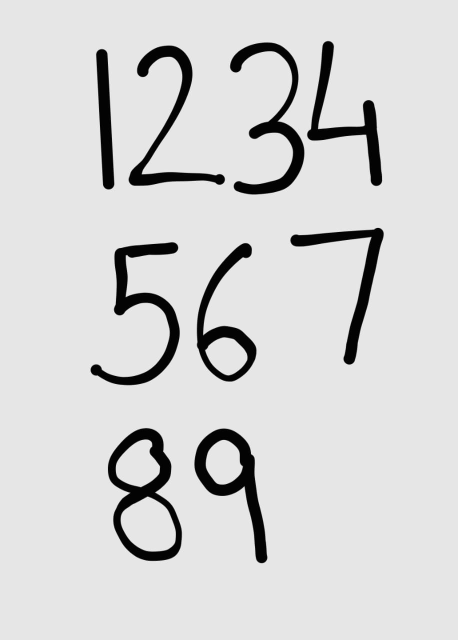
#> input picture images/N3.jpg, 916 x 1280 px, found by its file name (shown at 1/2 size)
$ jupyter execute --allow-errors 'Handwritten Digit Recognition.ipynb'
#> lines starting #> are read from the running program, lines starting #| are printed output that depends on the picture; after the words box and inside, x2 and y2 are one past the last pixel; in counts of white or black regions, pixels touching at a corner belong together
[cell 1]
import cv2
import numpy as np
from keras.datasets import mnist
from keras.layers import Dense, Flatten, Conv2D
from keras.models import Sequential
from keras.utils import to_categorical
import matplotlib.pyplot as plt

#> (a cell that did not finish here is left out)

#> (a cell that did not finish here is left out)

Preprocessing

#> (a cell that did not finish here is left out)

#> (a cell that did not finish here is left out)

#> (a cell that did not finish here is left out)

Building Model

#> (a cell that did not finish here is left out)

Compiling The Model

#> (a cell that did not finish here is left out)

Training The Model

#> (a cell that did not finish here is left out)

Predicting and testing on the current dataset

#> (a cell that did not finish here is left out)

[cell 11]
from google.colab import files
uploaded = files.upload()
#> the answer given: N3.jpg

[cell 12]
image_path = list(uploaded.keys())[0]
image = cv2.imread(image_path)
#> image is the input picture: shape (1280, 916, 3); min 0, max 255, mean 212.4
grey = cv2.cvtColor(image.copy(), cv2.COLOR_BGR2GRAY)
ret, thresh = cv2.threshold(grey.copy(), 75, 255, cv2.THRESH_BINARY_INV)
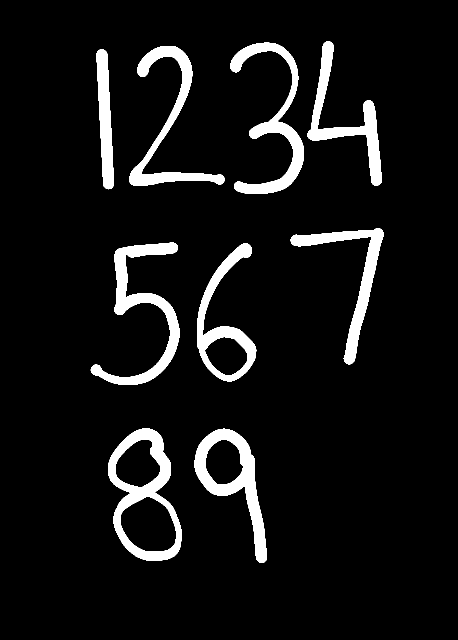
#> thresh: shape (1280, 916) (shown at 1/2 size); 7.5% white; 9 white regions
contours, _ = cv2.findContours(thresh.copy(), cv2.RETR_EXTERNAL, cv2.CHAIN_APPROX_SIMPLE)
#> contours = 9 contours; largest, box (x1, y1, x2, y2) and area: (216, 857, 363, 1122) 26831, (389, 857, 534, 1126) 15590, (394, 487, 513, 763) 12900, (181, 485, 359, 770) 11210, (461, 85, 608, 388) 10212
preprocessed_digits = []
for c in contours:
    x,y,w,h = cv2.boundingRect(c)

    # Creating a rectangle around the digit in the original image (for displaying the digits fetched via contours)
    cv2.rectangle(image, (x,y), (x+w, y+h), color=(0, 255, 0), thickness=2)

    # Cropping out the digit from the image corresponding to the current contours in the for loop
    digit = thresh[y:y+h, x:x+w]

    # Resizing that digit to (18, 18)
    resized_digit = cv2.resize(digit, (18,18))

    # Padding the digit with 5 pixels of black color (zeros) in each side to finally produce the image of (28, 28)
    padded_digit = np.pad(resized_digit, ((5,5),(5,5)), "constant", constant_values=0)

    # Adding the preprocessed digit to the list of preprocessed digits
    preprocessed_digits.append(padded_digit)
#> this loop made 9 passes
#> (x, y, w, h) on passes 1 to 9: (389, 857, 145, 269), (216, 857, 147, 265), (394, 487, 119, 276), (181, 485, 178, 285), (581, 456, 186, 273), (193, 99, 35, 280), (258, 92, 191, 279), (461, 85, 147, 303), (615, 83, 149, 288)
#> pass 1, `digit = thresh[y:y+h, x:x+w]`:
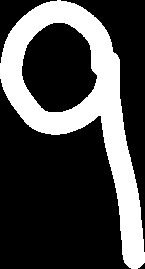
#> digit: shape (269, 145); 28% white; 1 white region, box (x1, y1, x2, y2) and area: (0, 0, 145, 269) 10933
#> pass 1, `padded_digit = np.pad(resized_digit, ((5,5),(5,5)), "constant", consta..`:
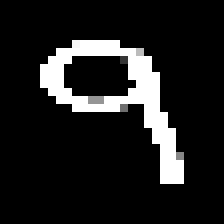
#> padded_digit: shape (28, 28) (shown 8 times larger); min 0, max 255, mean 30.9
#> pass 2, `digit = thresh[y:y+h, x:x+w]`:
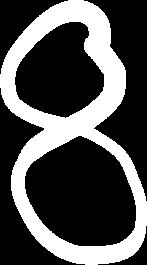
#> digit: shape (265, 147); 31.5% white; 1 white region, box (x1, y1, x2, y2) and area: (0, 0, 147, 265) 12255
#> pass 2, `padded_digit = np.pad(resized_digit, ((5,5),(5,5)), "constant", consta..`:
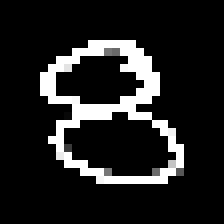
#> padded_digit: shape (28, 28) (shown 8 times larger); min 0, max 255, mean 33.1
#> after the loop:
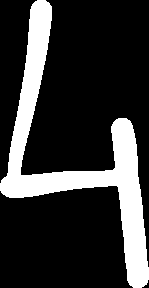
#> digit: shape (288, 149); 21.2% white; 1 white region, box (x1, y1, x2, y2) and area: (0, 0, 149, 288) 9118
#> after the loop:
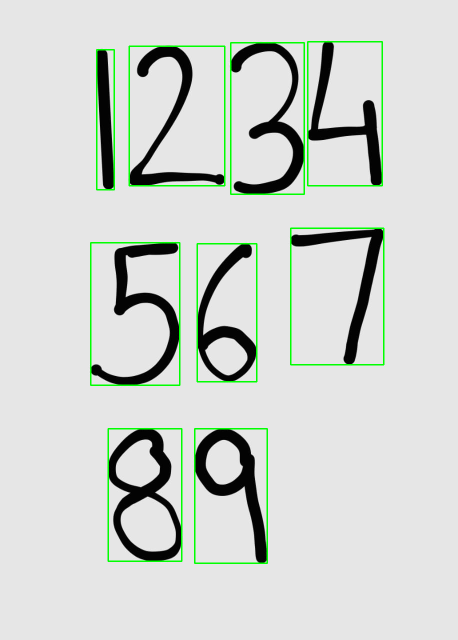
#> image: shape (1280, 916, 3) (shown at 1/2 size); 1.95% of pixels changed, all inside (x1, y1, x2, y2) = (180, 82, 769, 1128)
#> after the loop, preprocessed_digits = 9 items
print("\n\n\n----------------Contoured Image--------------------")
plt.imshow(image, cmap="gray")
plt.show()

inp = np.array(preprocessed_digits)

$ run again, on images/n2.jpg
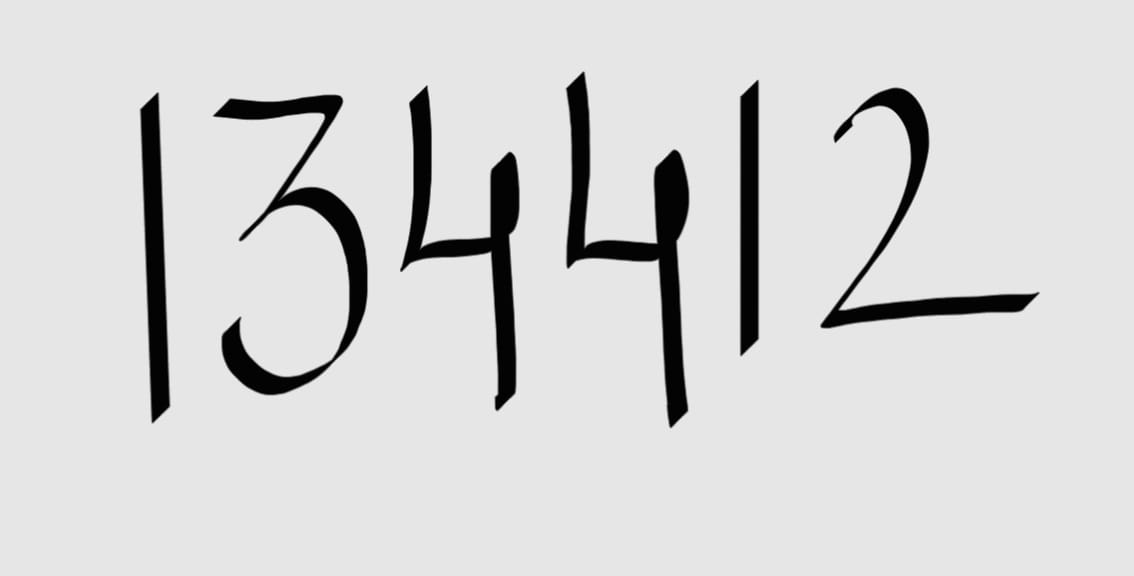
#> input picture images/n2.jpg, 1134 x 576 px, found by its file name
#> image is the input picture: shape (576, 1134, 3); min 0, max 255, mean 213.7
#> `ret, thresh = cv2.threshold(grey.copy(), 75, 255, cv2.THRESH_BINARY_INV)`:
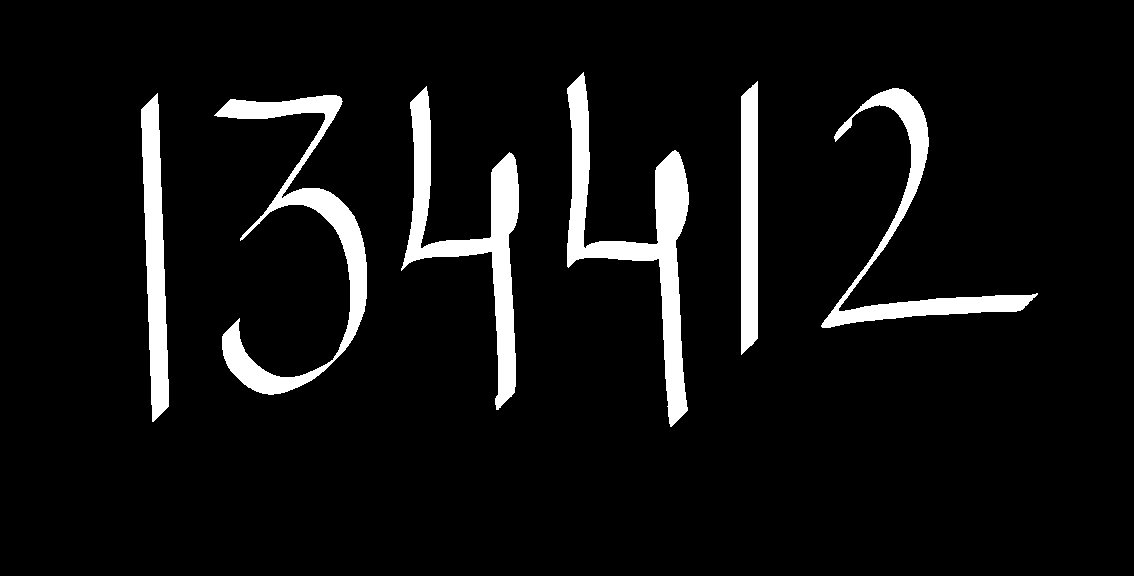
#> thresh: shape (576, 1134); 6.8% white; 6 white regions
#> contours = 6 contours; box (x1, y1, x2, y2) and area: (567, 72, 689, 427) 9660, (401, 86, 519, 410) 8408, (214, 95, 367, 395) 8314, (821, 88, 1038, 328) 6141, (141, 93, 169, 422) 5292, (741, 81, 758, 355) 4124
#> the loop `for c in contours:` made 6 passes
#> (x, y, w, h) on passes 1 to 6: (214, 95, 153, 300), (141, 93, 28, 329), (821, 88, 217, 240), (401, 86, 118, 324), (741, 81, 17, 274), (567, 72, 122, 355)
#> after the loop `for c in contours:`:
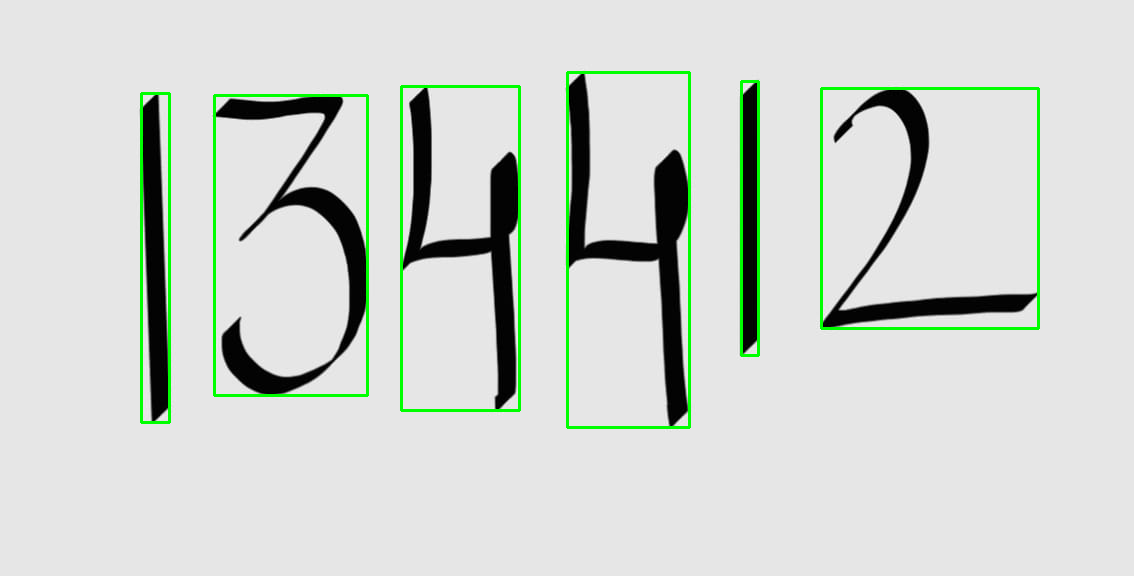
#> image: shape (576, 1134, 3); 2.27% of pixels changed, all inside (x1, y1, x2, y2) = (140, 71, 1040, 429)
#> after the loop `for c in contours:`: preprocessed_digits = 6 items

$ run again, on images/n4.jpg
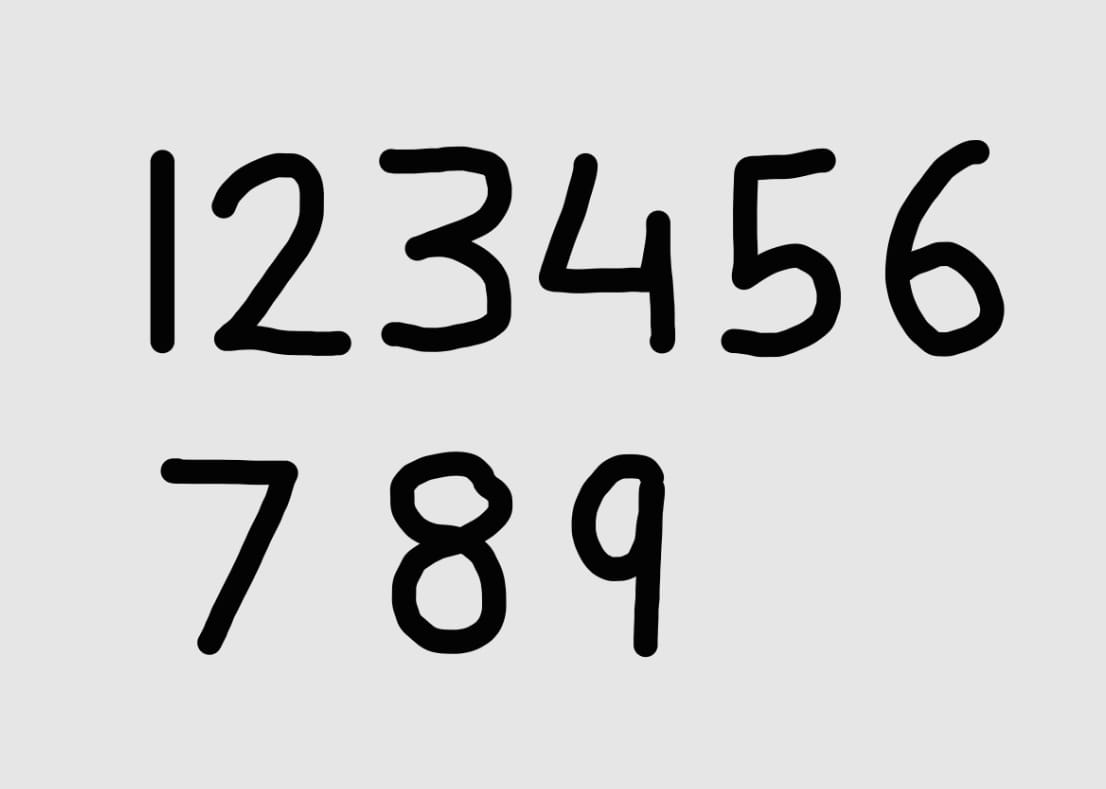
#> input picture images/n4.jpg, 1106 x 789 px, found by its file name
#> image is the input picture: shape (789, 1106, 3); min 0, max 255, mean 207.7
#> `ret, thresh = cv2.threshold(grey.copy(), 75, 255, cv2.THRESH_BINARY_INV)`:
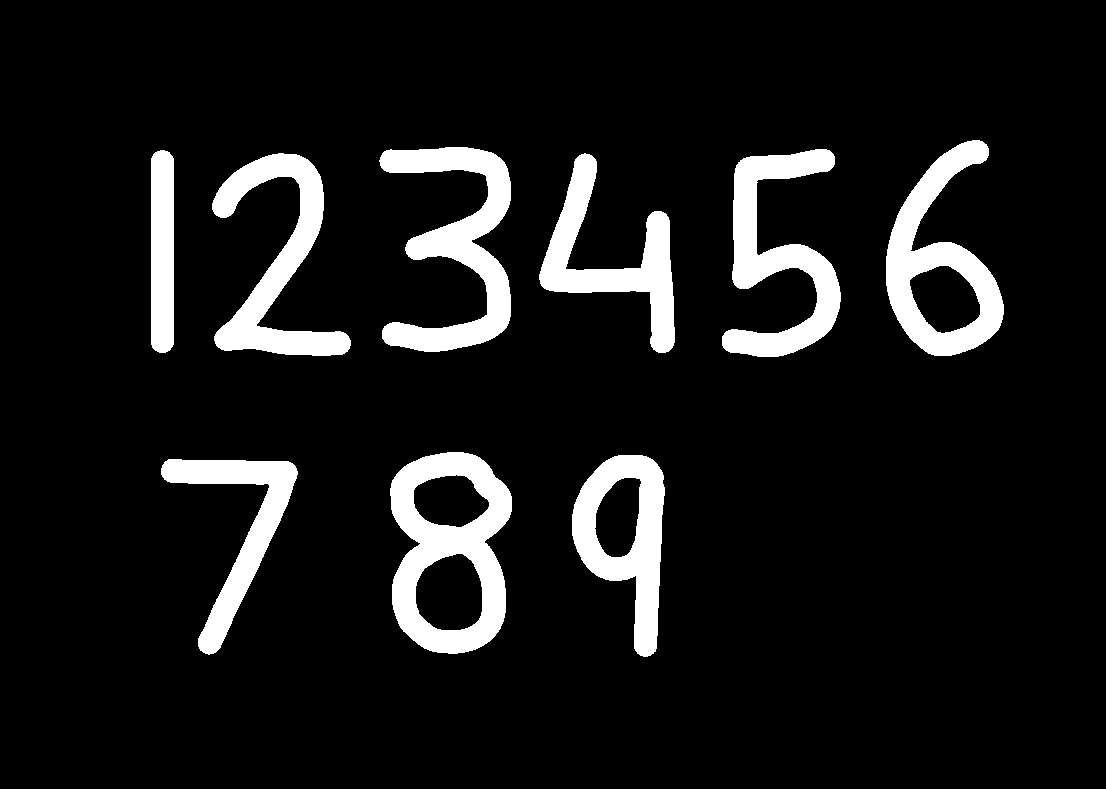
#> thresh: shape (789, 1106); 9.6% white; 9 white regions
#> contours = 9 contours; largest, box (x1, y1, x2, y2) and area: (390, 452, 512, 654) 19414, (886, 140, 1004, 356) 13344, (572, 455, 665, 657) 11276, (379, 147, 511, 352) 10568, (722, 149, 841, 357) 9828
#> the loop `for c in contours:` made 9 passes
#> (x, y, w, h) on passes 1 to 8: (161, 459, 137, 196), (572, 455, 93, 202), (390, 452, 122, 202), (539, 153, 136, 200), (212, 153, 139, 203), (151, 150, 23, 203), (722, 149, 119, 208), (379, 147, 132, 205)
#> after the loop `for c in contours:`:
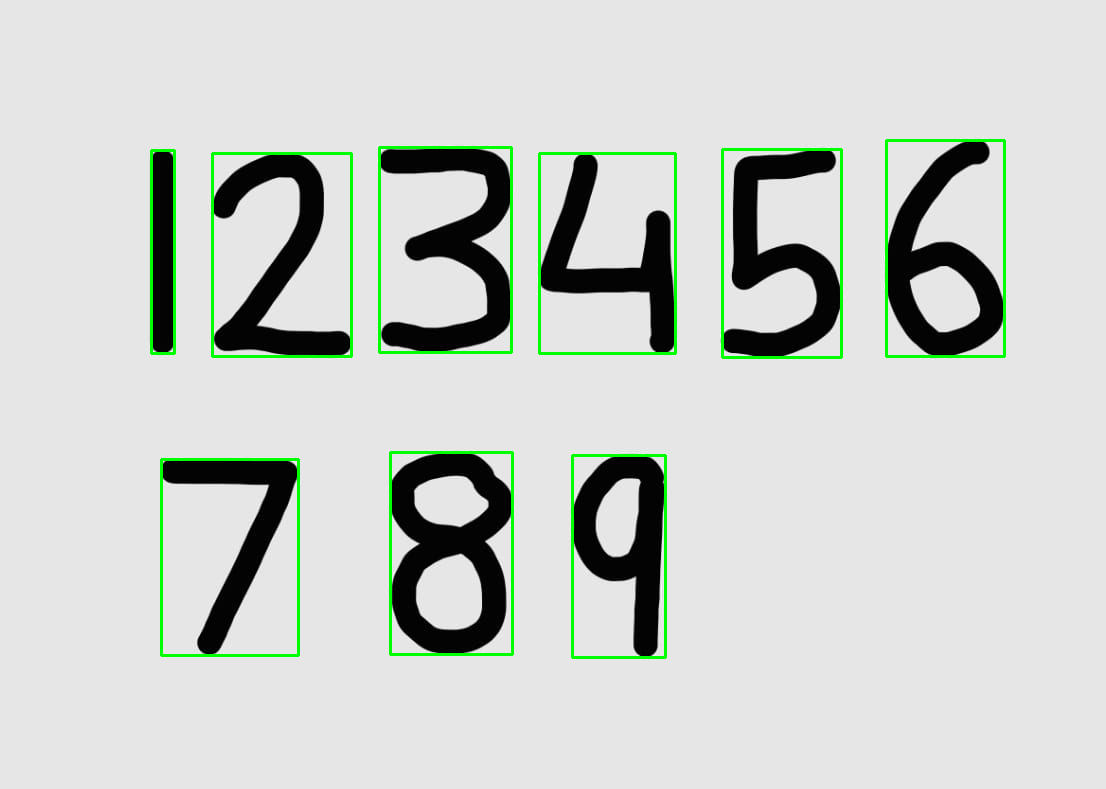
#> image: shape (789, 1106, 3); 1.96% of pixels changed, all inside (x1, y1, x2, y2) = (150, 139, 1006, 659)
#> after the loop `for c in contours:`: preprocessed_digits = 9 items
